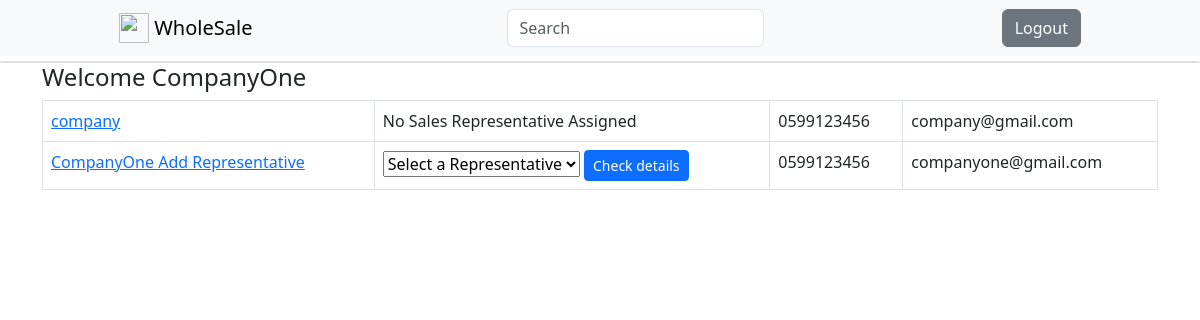
The app's page /home (signed in), older data.
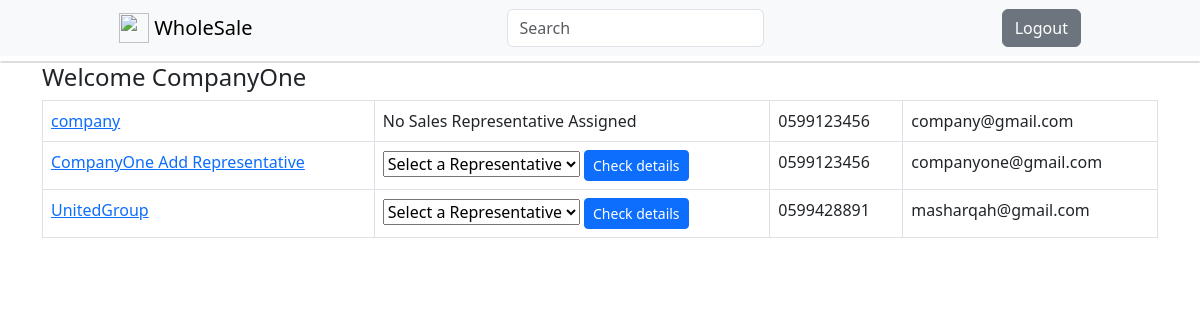
The same page, newer data.
### wholesaleapp/models.py (models this page shows)
class User(models.Model):
    name = models.CharField(max_length=255)
    adress = models.CharField(max_length=255)
    telephone_number= models.CharField(max_length=15)
    email = models.CharField(max_length=255)
    password=models.CharField(max_length=255)
    created_at = models.DateTimeField(auto_now_add=True)
    updated_at = models.DateTimeField(auto_now=True)
    objects=UserManager()

### wholesaleapp/views.py (the view)
# urls.py: 2. Add a URL to urlpatterns:  path('', views.home, name='home')
def home(request):
    my_user = User.objects.get(id =request.session['id'])
    users = User.objects.all()
    reps = Representative.objects.all()
    context = {
        'my_user' : my_user,
        'users' : users,
        'reps' : reps,
    }
    return render(request,'stores_display.html',context)

### wholesaleapp/templates/stores_display.html (shortened to what this page needs)
<!DOCTYPE html>
<html lang="en">
<head>
    <link href="https://cdn.jsdelivr.net/npm/bootstrap@5.3.0/dist/css/bootstrap.min.css" rel="stylesheet">
</head>
<body>
    <nav class="navbar navbar-light bg-light justify-content-around" style="background-color: #e3f2fd;">
        <a class="navbar-brand" href="#">
            <img src="https://www.svgrepo.com/show/402074/letter-w.svg" width="30" height="30" class="d-inline-block align-top" alt="">
            WholeSale
          </a>
        <form class="form-inline justify-content-around">
          <input class="form-control mr-sm-2 form-inline" type="search" placeholder="Search" aria-label="Search" id="search-bar">
        </form>
        <divclass="nav-item">
            <button type="button" class="btn btn-secondary"><a class="nav-link" href="/logout">Logout</a></button>
      </nav>
      <div id="autocomplete-results"></div>
    <div class="container">
        <h4>Welcome {{my_user.name}} </h4>
        <table class="table table-bordered">
            <tbody>
                {% for user in users %}
                <tr>
                    <td><a href="/comp_view/{{user.id}}">{{ user.name }}</a>{% if my_user.id == user.id %}<a href="/add_rep"> Add Representative</a>{% endif %}</td>
                    <td>
                        {% if user.reps.exists %}
                            <form action="{% url 'check_details' %}" method="post">
                                <select name="rep_id">
                                    <option value="" selected disabled>Select a Representative</option>
                                </select>
                                <button type="submit" class="btn btn-primary btn-sm">Check details</button>
                            </form>
                        {% else %}
                            No Sales Representative Assigned
                        {% endif %}
                    </td>
                    <td>{{ user.telephone_number }}</td>
                    <td>{{ user.email }}</td>
                </tr>
                {% endfor %}
            </tbody>
        </table>
    </div>
</body>
</html>

### wholesaleapp/templates/stores_display.html (style rules this page uses)
#autocomplete-results { max-height: 200px; overflow-y: auto; border: 1px solid #ddd; border-radius: 4px; margin-top: 5px; }

Row changes from the older to the newer data that the page shows:
added User: name "UnitedGroup", telephone_number "0599428891", email "masharqah@gmail.com"
